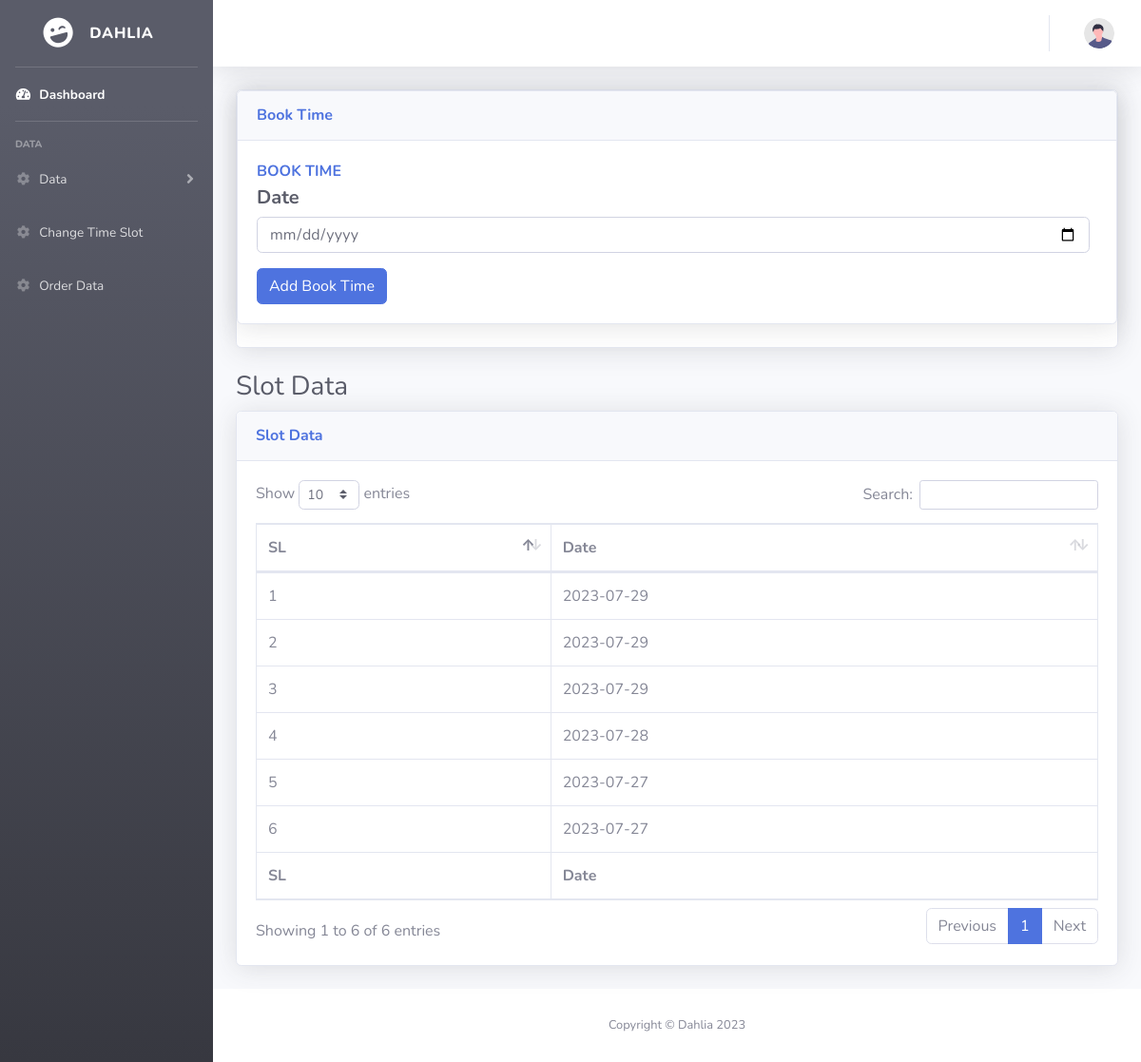
/admin/bookdata.php, run on the app's committed database.
### tables this page shows
CREATE TABLE `date_slot` (
  `id` int(11) NOT NULL,
  `date` date NOT NULL,
  `inserted_at` datetime NOT NULL
);

### includes/dbConnect.php (called while the page is built, shortened)
<?php
class DBController {
    private $host = "localhost";
    private $user = "root";
    private $password = "";
    private $database = "dahlia";
    private $conn;
    function __construct() {
        $this->conn = $this->connectDB();
    }
    function connectDB() {
        $conn = mysqli_connect($this->host,$this->user,$this->password,$this->database);
        return $conn;
    }
    function runQuery($query) {
        $result = mysqli_query($this->conn,$query);
        while($row=mysqli_fetch_assoc($result)) {
            $resultset[] = $row;
        }
        if(!empty($resultset))
            return $resultset;
    }
    function numRows($query) {
        $result  = mysqli_query($this->conn,$query);
        $rowcount = mysqli_num_rows($result);
        return $rowcount;
    }
}

### admin/bookdata.php (the view, shortened to what this page needs)
<?php
include('../includes/dbConnect.php');
$db_handle = new DBController();
        ?>
<!DOCTYPE html>
<html lang="en">
<head>
    <?php require_once 'include/css.php'; ?>
</head>
<body id="page-top">
<div id="wrapper">
    <?php require_once 'include/sidebar.php'; ?>
    <div id="content-wrapper" class="d-flex flex-column">
        <div id="content">
            <?php require_once 'include/topbar.php'; ?>
            <div class="container-fluid">
                <div class="card shadow mb-4">
                    <div class="card shadow mb-4">
                        <div class="card-header py-3">
                            <h6 class="m-0 font-weight-bold text-primary">Book Time</h6>
                        </div>
                        <div class="card-body">
                            <div class="row no-gutters align-items-center">
                                <div class="col mr-2">
                                    <div class="font-weight-bold text-primary text-uppercase mb-1">
                                        Book Time
                                    </div>
                                    <div class="h5 mb-0 font-weight-bold text-gray-800">
                                        <form action="" method="post">
                                            <div class="form-group">
                                                <label>Date</label>
                                                <input type="date" id="date" class="form-control" name="date" required/>
                                            </div>
                                            <button type="submit" name="submit" class="btn btn-primary">Add Book Time
                                            </button>
                                        </form>
                                    </div>
                                </div>
                            </div>
                        </div>
                    </div>
                </div>
                <h1 class="h3 mb-2 text-gray-800">Slot Data</h1>
                <div class="card shadow mb-4">
                    <div class="card-header py-3">
                        <h6 class="m-0 font-weight-bold text-primary">Slot Data</h6>
                    </div>
                    <div class="card-body">
                        <div class="table-responsive">
                            <table class="table table-bordered" id="dataTable" width="100%" cellspacing="0">
                                <thead>
                                <tr>
                                    <th>SL</th>
                                    <th>Date</th>
                                </tr>
                                </thead>
                                <tfoot>
                                <tr>
                                    <th>SL</th>
                                    <th>Date</th>
                                </tr>
                                </tfoot>
                                <tbody>
                                <?php
                                $data = $db_handle->runQuery("SELECT * FROM date_slot order by id desc");
                                $row_count = $db_handle->numRows("SELECT * FROM date_slot order by id desc");
                                for ($i = 0; $i < $row_count; $i++) {
                                    ?>
                                    <tr>
                                        <td><?php echo $i + 1; ?></td>
                                        <td><?php echo $data[$i]["date"]; ?></td>
                                    </tr>
                                <?php } ?>
                                </tbody>
                            </table>
                        </div>
                    </div>
                </div>
            </div>
        </div>
        <?php require_once 'include/footer.php'; ?>
    </div>
</div>
</body>
</html>

### data on the page
date_slot: date "2023-07-29"
date_slot: date "2023-07-29"
date_slot: date "2023-07-29"
date_slot: date "2023-07-28"
date_slot: date "2023-07-27"
date_slot: date "2023-07-27"
